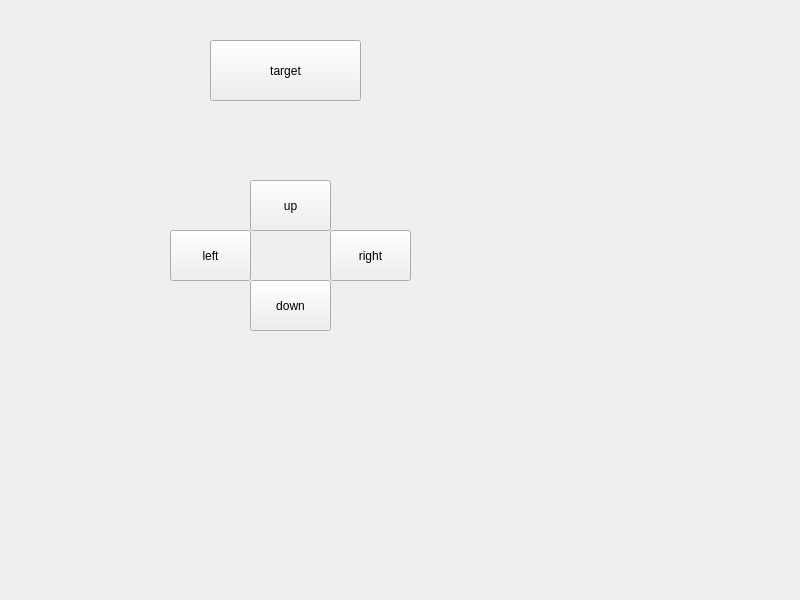
<?xml version="1.0" encoding="UTF-8"?>
<ui version="4.0">
 <class>Widget</class>
 <widget class="QWidget" name="Widget">
  <property name="geometry">
   <rect>
    <x>0</x>
    <y>0</y>
    <width>800</width>
    <height>600</height>
   </rect>
  </property>
  <property name="windowTitle">
   <string>Widget</string>
  </property>
  <widget class="QPushButton" name="pushButton_target">
   <property name="geometry">
    <rect>
     <x>210</x>
     <y>40</y>
     <width>151</width>
     <height>61</height>
    </rect>
   </property>
   <property name="text">
    <string>target</string>
   </property>
  </widget>
  <widget class="QPushButton" name="pushButton_up">
   <property name="geometry">
    <rect>
     <x>250</x>
     <y>180</y>
     <width>81</width>
     <height>51</height>
    </rect>
   </property>
   <property name="text">
    <string>up</string>
   </property>
  </widget>
  <widget class="QPushButton" name="pushButton_left">
   <property name="geometry">
    <rect>
     <x>170</x>
     <y>230</y>
     <width>81</width>
     <height>51</height>
    </rect>
   </property>
   <property name="text">
    <string>left</string>
   </property>
  </widget>
  <widget class="QPushButton" name="pushButton_right">
   <property name="geometry">
    <rect>
     <x>330</x>
     <y>230</y>
     <width>81</width>
     <height>51</height>
    </rect>
   </property>
   <property name="text">
    <string>right</string>
   </property>
  </widget>
  <widget class="QPushButton" name="pushButton_down">
   <property name="geometry">
    <rect>
     <x>250</x>
     <y>280</y>
     <width>81</width>
     <height>51</height>
    </rect>
   </property>
   <property name="text">
    <string>down</string>
   </property>
  </widget>
 </widget>
 <resources/>
 <connections/>
</ui>
